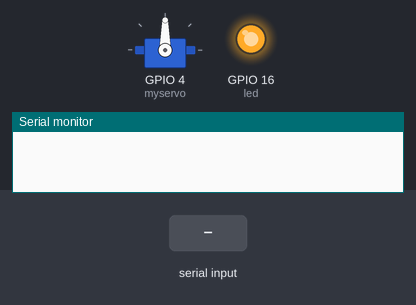
Bench run of a sketch on a simulated ESP8266 (NodeMCU). On the bench: servo, output pins drawn as LEDs (lit = HIGH), the last lines printed to the serial monitor. The inputs (shaded band) are chosen by the test bench.

Above: at 0.1 s.
At 1.2 s:
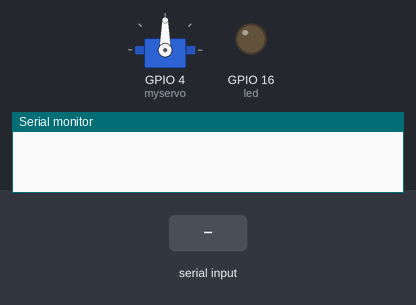
1.3 s: "1" received over Serial
At 7.8 s:
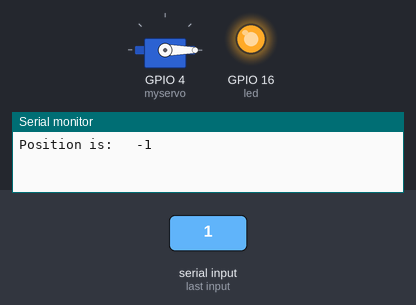
Timing chart, 0 to 18.4 s (numbered marks = the images above; inputs shaded):
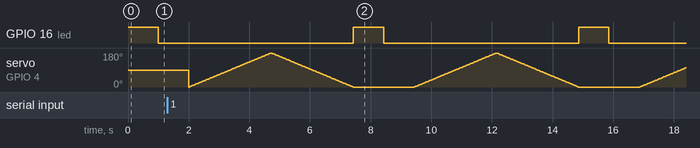

Measured:
- by itself, GPIO 16 (led): alternates HIGH for 1.0 s and LOW for 6.4 s

The sketch:

SERVO_ESP8266_TEST1.ino
```cpp
#include <Servo.h>

// Pin 13 has an LED connected on most Arduino boards.
// give it a name:
int led = 16;

Servo myservo;  // create servo object to control a servo
                // twelve servo objects can be created on most boards

int pos = 0;    // variable to store the servo position

void setup()
{ Serial.begin(115200);
  // initialize the digital pin as an output.
  pinMode(led, OUTPUT);
  myservo.attach(4);  // attaches the servo on pin 9 to the servo object
}

void loop()
{
  digitalWrite(led, HIGH);   // turn the LED on (HIGH is the voltage level)
  delay(1000);               // wait for a second
  digitalWrite(led, LOW);    // turn the LED off by making the voltage LOW
  delay(1000);               // wait for a second

  for(pos = 0; pos <= 180; pos += 1) // goes from 0 degrees to 180 degrees
  {                                  // in steps of 1 degree
    myservo.write(pos);              // tell servo to go to position in variable 'pos'
    delay(15);                       // waits 15ms for the servo to reach the position
  }
  for(pos = 180; pos>=0; pos-=1)     // goes from 180 degrees to 0 degrees
  {
    myservo.write(pos);              // tell servo to go to position in variable 'pos'
    delay(15);                       // waits 15ms for the servo to reach the position
  }
  if(Serial.available())
{Serial.printf("Position is: \t");
  Serial.print(pos);}
}
```
